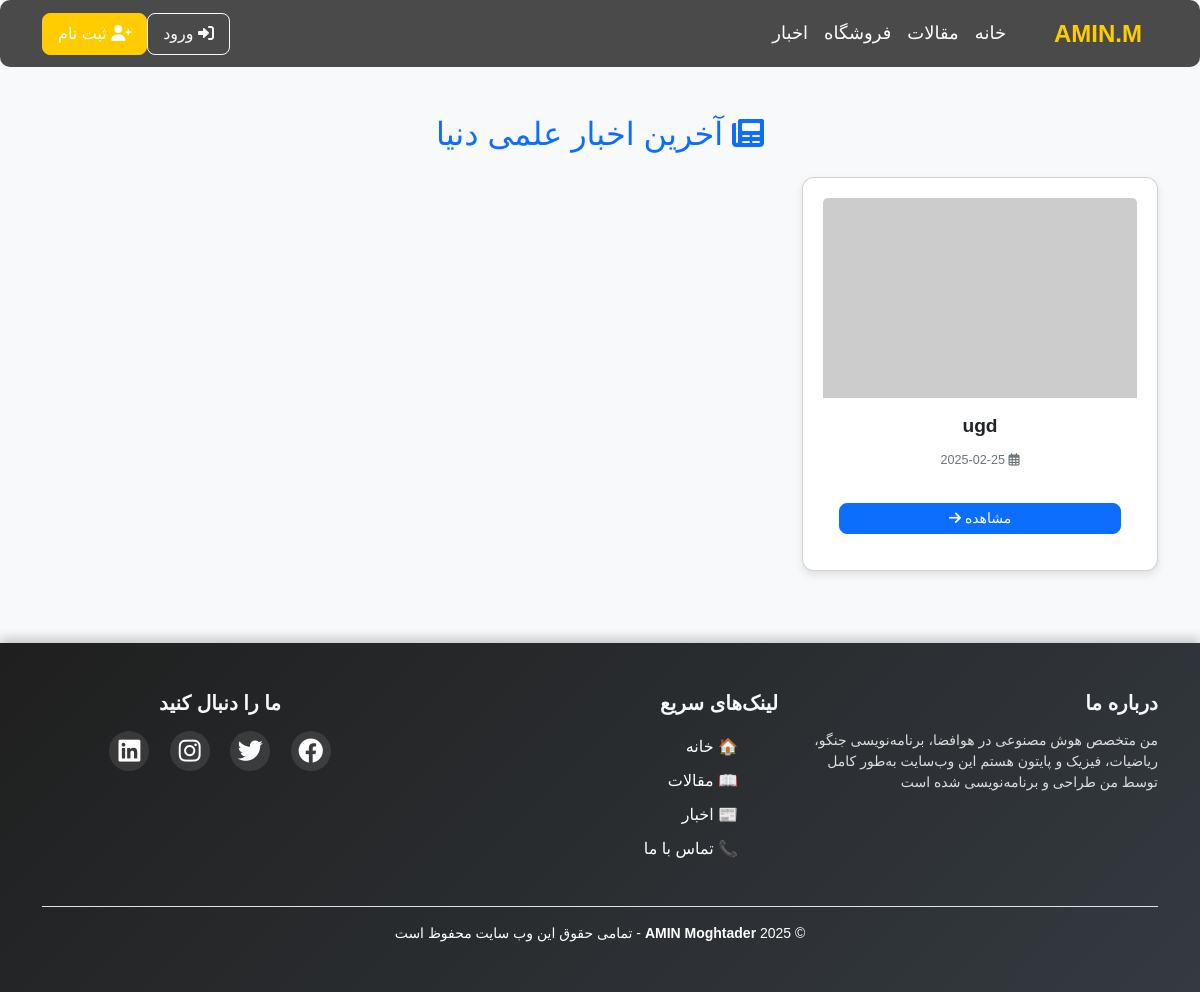
The page /news/ on the database as committed earlier.
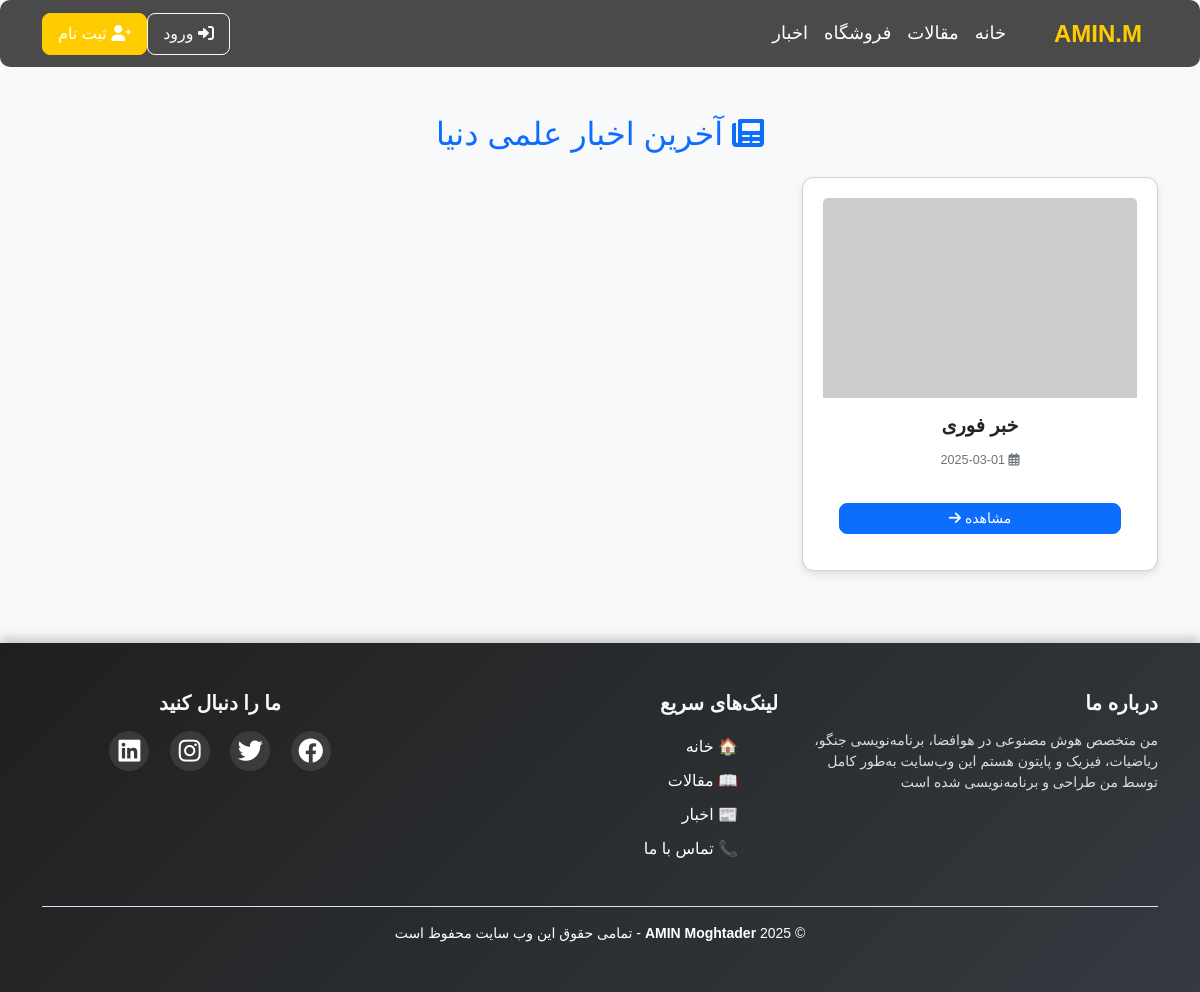
The same page on the database as committed later.
### webchat/models.py (models this page shows, shortened)
class Article(models.Model):
    title = models.CharField(max_length=255, verbose_name="عنوان خبر")
    slug = models.SlugField(max_length=300, unique=True, blank=True)
    category = models.ForeignKey(Category, on_delete=models.CASCADE, related_name="articles", verbose_name="دسته‌بندی")
    author = models.ForeignKey(User, on_delete=models.CASCADE, related_name="articles", verbose_name="نویسنده")
    content = models.TextField(verbose_name="متن خبر")
    image = models.ImageField(upload_to="news_images/", null=True, blank=True, verbose_name="تصویر خبر")
    published_date = models.DateTimeField(auto_now_add=True, verbose_name="تاریخ انتشار")
    updated_date = models.DateTimeField(auto_now=True, verbose_name="تاریخ بروزرسانی")
    is_published = models.BooleanField(default=True, verbose_name="منتشر شده؟")
    class Meta:
        verbose_name = "خبر"
        verbose_name_plural = "خبرنامه"
        ordering = ["-published_date"]

### webchat/views.py (the view)
# urls.py: path("news/", ArticleListView.as_view(), name="article_list"),
class ArticleListView(ListView):
    model = Article
    template_name = "webchat/article_list.html"
    context_object_name = "articles"
    paginate_by = 6
    def get_queryset(self):
        return Article.objects.filter(is_published=True).order_by("-published_date")

### webchat/templates/webchat/article_list.html (shortened to what this page needs)
{% extends "webchat/base.html" %}
{% load static %}
{% block content %}
<div class="container mt-5">
    <h2 class="text-center mb-4 text-primary">
        <i class="fas fa-newspaper"></i> آخرین اخبار علمی دنیا
    </h2>
    <div class="row">
        {% for article in articles %}
        <div class="col-md-4 mb-4 d-flex">
            <div class="card article-card">
                <a href="{% url 'webchat:article_detail' article.slug %}" class="text-decoration-none">
                    {% if article.image %}
                        <img src="{{ article.image.url }}" class="card-img-top" alt="{{ article.title }}">
                    {% else %}
                        <img src="https://via.placeholder.com/400x220?text=No+Image" class="card-img-top" alt="No Image">
                    {% endif %}
                </a>
                <div class="card-body">
                    <h5 class="card-title">
                        <a href="{% url 'webchat:article_detail' article.slug %}"
                           class="text-dark text-decoration-none">
                            {{ article.title }}
                        </a>
                    </h5>
                    <p class="card-text">
                        <small><i class="far fa-calendar-alt"></i> {{ article.published_date|date:"Y-m-d" }}</small>
                    </p>
                    <a href="{% url 'webchat:article_detail' article.slug %}"
                       class="btn btn-primary btn-sm mt-3">مشاهده <i class="fas fa-arrow-right"></i></a>
                </div>
            </div>
        </div>
        {% empty %}
        <div class="col-md-12">
            <div class="alert alert-warning text-center">🚨 هیچ مقاله‌ای موجود نیست.</div>
        </div>
        {% endfor %}
    </div>
</div>
{% endblock content %}

Rows that differ between the two databases and show on the page:
removed Article: title "ugd", published_date "2025-02-25"
added Article: title "خبر فوری", published_date "2025-03-01"
